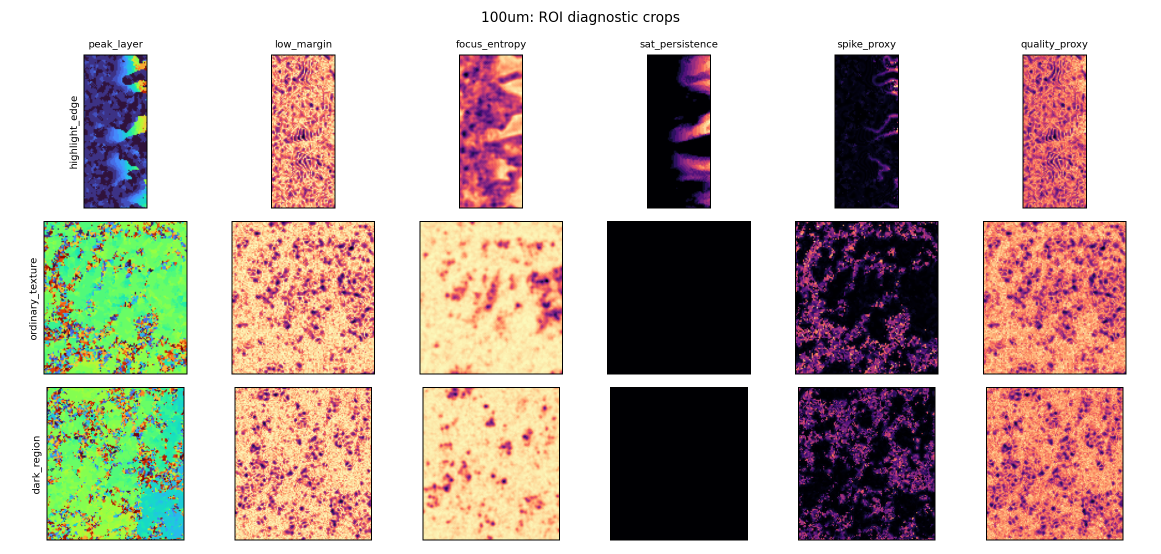
#> input picture submission_planning/optical_mechanism_analysis/real_confidence_probe/钥匙纹路100um_real_roi_diagnostic_crops.png, 2321 x 1107 px, given as the content of the folder 论文与PPT制作项目包/06_Samples/real_focus_stacks/钥匙纹路100um, which was not available (shown at 1/2 size)
$ python real_focus_stack_confidence_probe.py
#> lines starting #> are read from the running program, lines starting #| are printed output that depends on the picture; pictures that were not available may be replaced by others from this repository, and a replacement may not be noted
### submission_planning/tools/focus_confidence_risk_study.py
from __future__ import annotations

import argparse
import csv
from pathlib import Path

import matplotlib.pyplot as plt
import numpy as np


# [20 lines left out: functions normalize01, block_average, block_max, not called in this run]


def box_blur(a: np.ndarray, radius: int) -> np.ndarray:
    if radius <= 0:
        return a
    out = a.copy()
    for _ in range(radius):
        out = (
            out
            + np.roll(out, 1, axis=0)
            + np.roll(out, -1, axis=0)
            + np.roll(out, 1, axis=1)
            + np.roll(out, -1, axis=1)
        ) / 5.0
    return out


# [53 lines left out: functions make_micro_surface, normals, specular_risk, synthesize_stack, not called in this run]


def focus_volume(stack: np.ndarray) -> np.ndarray:
    vol = []
    for im in stack:
        c = im[1:-1, 1:-1]
        lap = np.abs(im[:-2, 1:-1] + im[2:, 1:-1] + im[1:-1, :-2] + im[1:-1, 2:] - 4.0 * c)
        vol.append(box_blur(np.pad(lap, 1, mode="edge"), 2))
    return np.stack(vol, axis=0)


def confidence_maps(fv: np.ndarray) -> dict[str, np.ndarray]:
    eps = 1e-8
    sorted_fv = np.sort(fv, axis=0)
    peak = sorted_fv[-1]
    second = sorted_fv[-2]
    margin = (peak - second) / np.maximum(peak, eps)
    peak_strength = normalize01(peak)
    prob = fv / np.maximum(np.sum(fv, axis=0, keepdims=True), eps)
    entropy = -np.sum(prob * np.log(np.maximum(prob, eps)), axis=0) / np.log(fv.shape[0])
    return {
        "confidence_margin": margin.astype(np.float32),
        "confidence_peak_strength": peak_strength.astype(np.float32),
        "focus_entropy": entropy.astype(np.float32),
    }


# [172 lines left out: functions point_biserial, auc_score, top_fraction_mask, run, main, not called in this run]


# [2 lines that do not run on import are left out]

### submission_planning/tools/real_focus_stack_confidence_probe.py
from __future__ import annotations

import argparse
import csv
import re
from pathlib import Path

import matplotlib.pyplot as plt
import numpy as np
from PIL import Image, ImageOps

from focus_confidence_risk_study import auc_score, box_blur, confidence_maps, focus_volume, normalize01, top_fraction_mask


IMAGE_EXTS = {".png", ".jpg", ".jpeg", ".tif", ".tiff", ".bmp"}


def numeric_key(path: Path) -> tuple[int, str]:
    match = re.search(r"(\d+)", path.stem)
    if match:
        return int(match.group(1)), path.name
    return 10**9, path.name


def image_files(stack_dir: Path) -> list[Path]:
    return sorted(
        [p for p in stack_dir.iterdir() if p.is_file() and p.suffix.lower() in IMAGE_EXTS],
        key=numeric_key,
    )


def safe_name(name: str) -> str:
    return re.sub(r"[^\w\u4e00-\u9fff-]+", "_", name)


def display_name(name: str) -> str:
    cleaned = re.sub(r"[^A-Za-z0-9_.-]+", "_", name).strip("_")
    return cleaned or "real_stack"


def read_gray(path: Path, max_side: int = 640) -> np.ndarray:
    with Image.open(path) as im:
        im = ImageOps.exif_transpose(im).convert("L")
        scale = min(1.0, max_side / max(im.size))
        if scale < 1.0:
            new_size = (max(1, int(im.size[0] * scale)), max(1, int(im.size[1] * scale)))
            im = im.resize(new_size, Image.Resampling.BILINEAR)
        return np.asarray(im, dtype=np.float32) / 255.0


def roi_from_fraction(shape: tuple[int, int], frac: tuple[float, float, float, float]) -> tuple[int, int, int, int]:
    h, w = shape
    x0 = int(round(frac[0] * w))
    y0 = int(round(frac[1] * h))
    x1 = int(round(frac[2] * w))
    y1 = int(round(frac[3] * h))
    x0 = max(0, min(w - 2, x0))
    y0 = max(0, min(h - 2, y0))
    x1 = max(x0 + 2, min(w, x1))
    y1 = max(y0 + 2, min(h, y1))
    return x0, y0, x1, y1


def crop(arr: np.ndarray, box: tuple[int, int, int, int]) -> np.ndarray:
    x0, y0, x1, y1 = box
    return arr[y0:y1, x0:x1]


# [28 lines left out: functions local_mean, pearson, rankdata_simple, not called in this run]


def spearman(a: np.ndarray, b: np.ndarray) -> float:
    return pearson(rankdata_simple(a), rankdata_simple(b))


def choose_rois(stack: np.ndarray) -> dict[str, tuple[int, int, int, int]]:
    h, w = stack.shape[1:]
    max_map = stack.max(axis=0)
    std_map = stack.std(axis=0)
    mean_map = stack.mean(axis=0)
    rois = {
        "highlight_edge": roi_from_fraction((h, w), (0.84, 0.18, 0.98, 0.86)),
        "ordinary_texture": roi_from_fraction((h, w), (0.34, 0.32, 0.52, 0.56)),
        "dark_region": roi_from_fraction((h, w), (0.56, 0.34, 0.76, 0.62)),
    }
    bright_score = max_map + std_map
    y, x = np.unravel_index(int(np.argmax(bright_score)), bright_score.shape)
    half_w = max(32, w // 14)
    half_h = max(48, h // 8)
    rois["highlight_edge"] = (
        max(0, x - half_w),
        max(0, y - half_h),
        min(w, x + half_w),
        min(h, y + half_h),
    )
    if float(np.mean(crop(max_map, rois["ordinary_texture"]))) > 0.75:
        rois["ordinary_texture"] = roi_from_fraction((h, w), (0.25, 0.28, 0.45, 0.52))
    if float(np.mean(crop(mean_map, rois["dark_region"]))) > 0.30:
        rois["dark_region"] = roi_from_fraction((h, w), (0.52, 0.50, 0.75, 0.76))
    return rois


# [72 lines left out: functions draw_maps, draw_roi_diagnostics, summarize_top_score, not called in this run]


def analyze(stack_dir: Path, out_dir: Path, max_side: int = 640) -> None:
    files = image_files(stack_dir)
    if not files:
        raise FileNotFoundError(f"No image files in {stack_dir}")
    arrays = [read_gray(p, max_side=max_side) for p in files]
    h = min(a.shape[0] for a in arrays)
    w = min(a.shape[1] for a in arrays)
    stack = np.stack([a[:h, :w] for a in arrays], axis=0)
    rois = choose_rois(stack)

    fv = focus_volume(stack)
    conf = confidence_maps(fv)
    peak_idx = np.argmax(fv, axis=0).astype(np.float32)
    peak_layer = peak_idx + 1.0
    low_margin = 1.0 - conf["confidence_margin"]
    low_peak_strength = 1.0 - conf["confidence_peak_strength"]
    sat_persistence = np.mean(stack >= 0.98, axis=0)
    bright_persistence = np.mean(stack >= 0.90, axis=0)
    local_peak_mean = local_mean(peak_idx, radius=2)
    spike_proxy = normalize01(np.abs(peak_idx - local_peak_mean))
    quality_proxy = normalize01(0.68 * normalize01(low_margin) + 0.22 * normalize01(spike_proxy) + 0.10 * normalize01(sat_persistence))

    maps = {
        "peak_layer": peak_layer,
        "low_margin": low_margin,
        "focus_entropy": conf["focus_entropy"],
        "low_peak_strength": low_peak_strength,
        "sat_persistence": sat_persistence,
        "bright_persistence": bright_persistence,
        "spike_proxy": spike_proxy,
        "quality_proxy": quality_proxy,
    }

    out_dir.mkdir(parents=True, exist_ok=True)
    safe = safe_name(stack_dir.name)

    roi_rows: list[dict[str, float | str | int]] = []
    for roi_name, box in rois.items():
        row: dict[str, float | str | int] = {"stack": stack_dir.name, "roi": roi_name, "box": str(box)}
        for name, data in maps.items():
            patch = crop(data, box)
            row[f"{name}_mean"] = float(np.mean(patch))
            row[f"{name}_p90"] = float(np.quantile(patch, 0.90))
            row[f"{name}_max"] = float(np.max(patch))
        roi_rows.append(row)
    with (out_dir / f"{safe}_real_roi_confidence_metrics.csv").open("w", encoding="utf-8", newline="") as f:
        writer = csv.DictWriter(f, fieldnames=list(roi_rows[0].keys()))
        writer.writeheader()
        writer.writerows(roi_rows)

    targets = {
        "spike_proxy": spike_proxy,
        "sat_persistence": sat_persistence,
        "bright_persistence": bright_persistence,
        "early_peak": (peak_layer <= 3).astype(np.float32),
    }
    score_maps = {
        "low_margin": low_margin,
        "focus_entropy": conf["focus_entropy"],
        "low_peak_strength": low_peak_strength,
        "sat_persistence": sat_persistence,
        "bright_persistence": bright_persistence,
        "quality_proxy": quality_proxy,
    }
    assoc_rows: list[dict[str, float | str]] = []
    for score_name, score in score_maps.items():
        row: dict[str, float | str] = {"score": score_name}
        for target_name, target in targets.items():
            row[f"pearson_{target_name}"] = pearson(score, target)
            row[f"spearman_{target_name}"] = spearman(score, target)
        row.update(summarize_top_score(score, targets))
        assoc_rows.append(row)
    with (out_dir / f"{safe}_real_proxy_associations.csv").open("w", encoding="utf-8", newline="") as f:
        writer = csv.DictWriter(f, fieldnames=list(assoc_rows[0].keys()))
        writer.writeheader()
        writer.writerows(assoc_rows)

    draw_maps(stack_dir.name, stack, maps, rois, out_dir / f"{safe}_real_confidence_maps.png")
    draw_roi_diagnostics(stack_dir.name, rois, maps, out_dir / f"{safe}_real_roi_diagnostic_crops.png")

    lines = [
        f"# Real Focus-Stack Confidence Probe: {stack_dir.name}",
        "",
        f"Layers: {stack.shape[0]}, resized shape: {stack.shape[1]} x {stack.shape[2]}",
        "",
        "## ROI Metrics",
        "",
        "| ROI | peak layer mean | low margin mean | focus entropy mean | sat persistence mean | spike proxy mean | quality proxy mean |",
        "|---|---:|---:|---:|---:|---:|---:|",
    ]
    for row in roi_rows:
        lines.append(
            "| {roi} | {peak_layer_mean:.2f} | {low_margin_mean:.4f} | {focus_entropy_mean:.4f} | {sat_persistence_mean:.4f} | {spike_proxy_mean:.4f} | {quality_proxy_mean:.4f} |".format(
                **row
            )
        )
    lines.extend(
        [
            "",
            "## Proxy Association",
            "",
            "| Score | Spearman spike | AUC spike top10 | AUC saturation top10 | AUC early-peak top10 |",
            "|---|---:|---:|---:|---:|",
        ]
    )
    for row in assoc_rows:
        lines.append(
            "| {score} | {spearman_spike_proxy:.4f} | {auc_for_spike_proxy_top10:.4f} | {auc_for_sat_persistence_top10:.4f} | {auc_for_early_peak_top10:.4f} |".format(
                **row
            )
        )
    lines.extend(
        [
            "",
            "## Interpretation",
            "",
            "These values are no-reference proxy diagnostics, not absolute reconstruction errors.",
            "A high association with spike, saturation, or early-peak proxies indicates that the score identifies internally unstable or glare-dominated DFF regions in the real stack.",
        ]
    )
    (out_dir / f"{safe}_real_confidence_summary.md").write_text("\n".join(lines) + "\n", encoding="utf-8")

    print(out_dir / f"{safe}_real_confidence_summary.md")


def main() -> None:
    parser = argparse.ArgumentParser()
    parser.add_argument("--stack", default="论文与PPT制作项目包/06_Samples/real_focus_stacks/钥匙纹路100um")
    parser.add_argument("--out", default="submission_planning/optical_mechanism_analysis/real_confidence_probe")
    parser.add_argument("--max-side", type=int, default=640)
    args = parser.parse_args()
    analyze(Path(args.stack), Path(args.out), max_side=args.max_side)
#> in read_gray, im is the input picture: PIL image 2321x1107 RGBA; mean R, G, B, A 195.8, 180.9, 172.6, 255
#> in read_gray, `im = im.resize(new_size, Image.Resampling.BILINEAR)`:
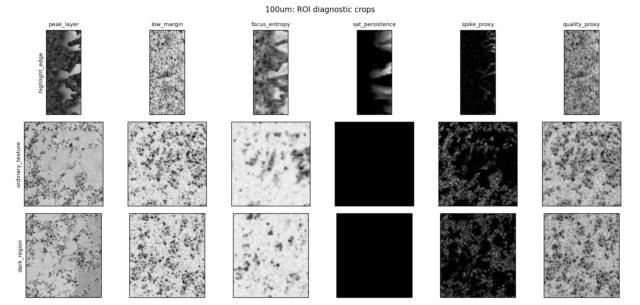
#> im: PIL image 640x305 L; min 0, max 255, mean 184.4
#> in analyze, `arrays = [read_gray(p, max_side=max_side) for p in files]`: arrays = 1 item
#> in analyze, `h = min(a.shape[0] for a in arrays)`: h = 305
#> in analyze, `w = min(a.shape[1] for a in arrays)`: w = 640
#> in choose_rois, `std_map = stack.std(axis=0)`: std_map: shape (305, 640) float32; every value is 0
#> in choose_rois, `y, x = np.unravel_index(int(np.argmax(bright_score)), bright_score.sha..`: y = 0
#> in crop, `return arr[y0:y1, x0:x1]`:
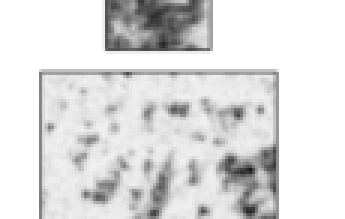
#> returned value: shape (73, 115) float32 (shown 3 times larger); min 0.0824, max 1, mean 0.87
#> call 2 of crop, with box = (358, 104, 486, 189)
#> in crop (call 2), `return arr[y0:y1, x0:x1]`:
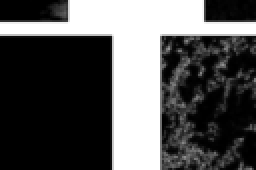
#> returned value: shape (85, 128) float32 (shown 2 times larger); min 0, max 1, mean 0.337
#> in analyze, `rois = choose_rois(stack)`: rois = {'highlight_edge': (0, 0, 45, 48), 'ordinary_texture': (160, 85, 288, 159), 'dark_region': (333, 152, 480, 232)}
#> the loop in focus_volume, `for im in stack:` made 1 pass
#> pass 1, in focus_volume, `c = im[1:-1, 1:-1]`:
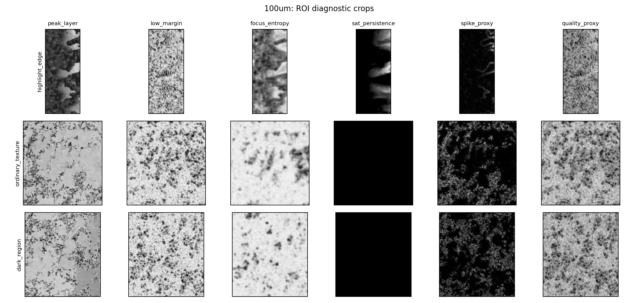
#> c: shape (303, 638) float32; min 0, max 1, mean 0.72
#> pass 1, in focus_volume, `lap = np.abs(im[:-2, 1:-1] + im[2:, 1:-1] + im[1:-1, :-2] + im[1:-1, 2..`:
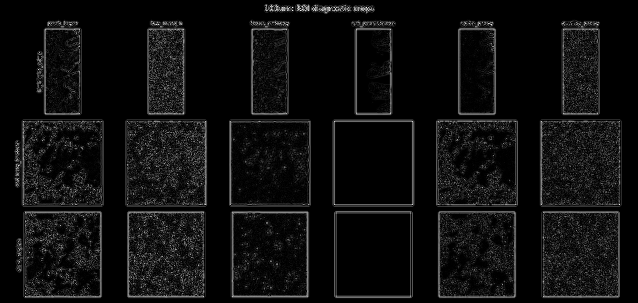
#> lap: shape (303, 638) float32; min 0, max 1.54, mean 0.0888; drawn with min black and max white
#> pass 1, in box_blur, `out = a.copy()`:
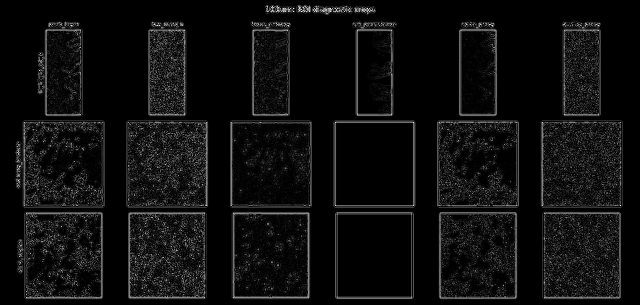
#> out: shape (305, 640) float32; min 0, max 1.54, mean 0.0879; drawn with min black and max white
#> after the loop in focus_volume, `for im in stack:`: vol = 1 item
#> in confidence_maps, `peak = sorted_fv[-1]`:
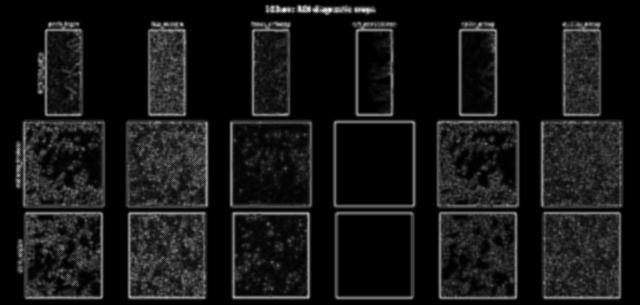
#> peak: shape (305, 640) float32; min 0, max 0.958, mean 0.0879


if __name__ == "__main__":
#> (the run stopped early here; a loop or call above may not have finished)
